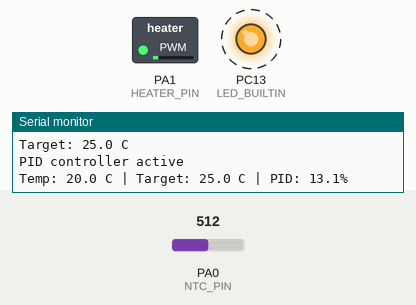
The sketch below on a simulated STM32 Blue Pill. Parts: switched loads named in the sketch (green lamp = pin HIGH), output pins drawn as LEDs (lit = HIGH), the last lines printed to the serial monitor. Dashed ring = blinking. The inputs (shaded band) are chosen by the test bench; at power-on: PA0 (NTC_PIN) = 512.

Above: at 1.3 s.
1.4 s: PA0 (NTC_PIN) set to 716
5.6 s: PA0 (NTC_PIN) set to 900
At 7.9 s:
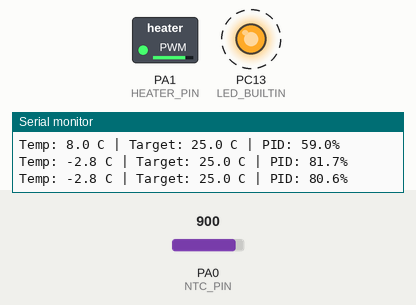
9.8 s: PA0 (NTC_PIN) set to 511
At 11.6 s:
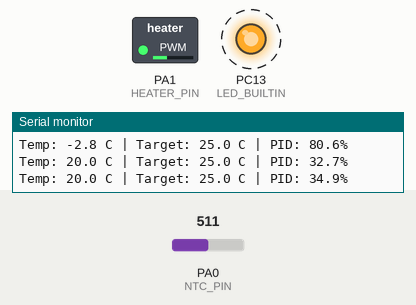
14.0 s: PA0 (NTC_PIN) set to 306
At 17.4 s:
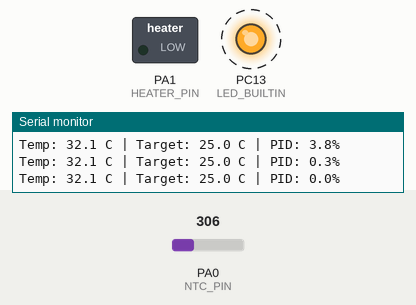
Timing chart, 0 to 19.2 s (numbered marks = the images above; inputs shaded):
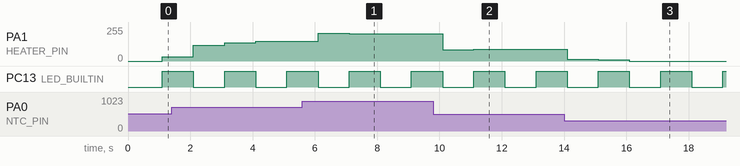

The sketch:

sketch.ino
```cpp
// ============================================================
// Smart Thermostat - Slice 3: PID Temperature Control ⭐
// Platform: STM32F103C8T6 Blue Pill (Wokwi)
// Sensor: NTC (A0) | Heater: PWM LED (A1)
// ============================================================

#define NTC_PIN     A0
#define HEATER_PIN  A1
#define BAUD_RATE   115200
#define PID_INTERVAL 1000

float Kp = 2.0, Ki = 0.5, Kd = 0.1;
float setpoint = 25.0;
float integral = 0.0, lastError = 0.0;
unsigned long lastPidTime = 0;

#define INTEGRAL_MAX  50.0
#define INTEGRAL_MIN -50.0
#define OUTPUT_MAX   100.0
#define OUTPUT_MIN     0.0

void setup() {
  Serial.begin(BAUD_RATE);
  delay(100);
  pinMode(LED_BUILTIN, OUTPUT);
  pinMode(HEATER_PIN, OUTPUT);

  Serial.println("=== Smart Thermostat v0.3 ===");
  Serial.print("Target: ");
  Serial.print(setpoint, 1);
  Serial.println(" C");
  Serial.println("PID controller active");
  Serial.println();

  lastPidTime = millis();
}

float readTemperature() {
  int raw = analogRead(NTC_PIN);
  return 50.0 - (raw / 1023.0) * 60.0;
}

float computePID(float currentTemp) {
  float dt = PID_INTERVAL / 1000.0;
  float error = setpoint - currentTemp;

  integral += error * dt;
  if (integral > INTEGRAL_MAX) integral = INTEGRAL_MAX;
  if (integral < INTEGRAL_MIN) integral = INTEGRAL_MIN;

  float derivative = (error - lastError) / dt;
  lastError = error;

  float output = (Kp * error) + (Ki * integral) + (Kd * derivative);
  if (output > OUTPUT_MAX) output = OUTPUT_MAX;
  if (output < OUTPUT_MIN) output = OUTPUT_MIN;

  return output;
}

void loop() {
  unsigned long now = millis();
  if (now - lastPidTime >= PID_INTERVAL) {
    lastPidTime = now;

    float temp = readTemperature();
    float pidOutput = computePID(temp);

    int pwmValue = (int)(pidOutput * 255.0 / 100.0);
    analogWrite(HEATER_PIN, pwmValue);

    digitalWrite(LED_BUILTIN, !digitalRead(LED_BUILTIN));

    Serial.print("Temp: ");
    Serial.print(temp, 1);
    Serial.print(" C | Target: ");
    Serial.print(setpoint, 1);
    Serial.print(" C | PID: ");
    Serial.print(pidOutput, 1);
    Serial.println("%");
  }
}
```

Measured:
- after the input at 5.6 s, PA1 (HEATER_PIN): 150/255 → 208/255 after 0.50 s, → 205/255 1.0 s later
- after the input at 9.8 s, PA1 (HEATER_PIN): 205/255 → 83/255 after 0.30 s, → 89/255 1.0 s later
- after the input at 14.0 s, PA1 (HEATER_PIN): 89/255 → 15/255 after 0.10 s, → 9/255 1.0 s later, → 0/255 1.0 s later
- by itself, PC13 (LED_BUILTIN): alternates HIGH for 1.0 s and LOW for 1.0 s
